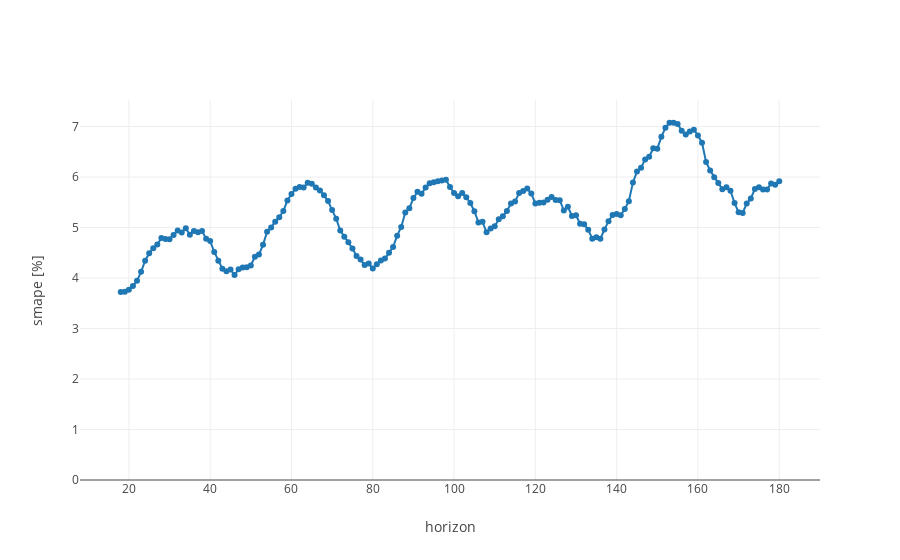

Notebook source saved alongside this figure:
### Code cell
bplot.plot_timeseries([trace], labels=['smape'], xlabel='horizon', ylabel='smape [%]')

### Figure 1 — Plotly figure (JSON) as saved in the notebook; plotly's stock layout.template omitted (floating-point values rounded to 4 significant figures; data arrays with more than 128 entries replaced by an {"elided": "..."} marker saying what was removed)
{"data": [{"mode": "lines+markers", "name": "smape", "type": "scatter", "visible": true, "x": {"elided": "163 int values"}, "y": {"elided": "163 float values"}}], "layout": {"autosize": true, "legend": {"orientation": "h", "y": 1.1}, "title": {"text": ""}, "xaxis": {"autorange": true, "range": [7.86, 190.1], "title": {"text": "horizon"}, "type": "linear"}, "yaxis": {"autorange": true, "hoverformat": ".2f", "range": [0, 7.558], "rangemode": "tozero", "title": {"text": "smape [%]"}, "type": "linear"}}}
